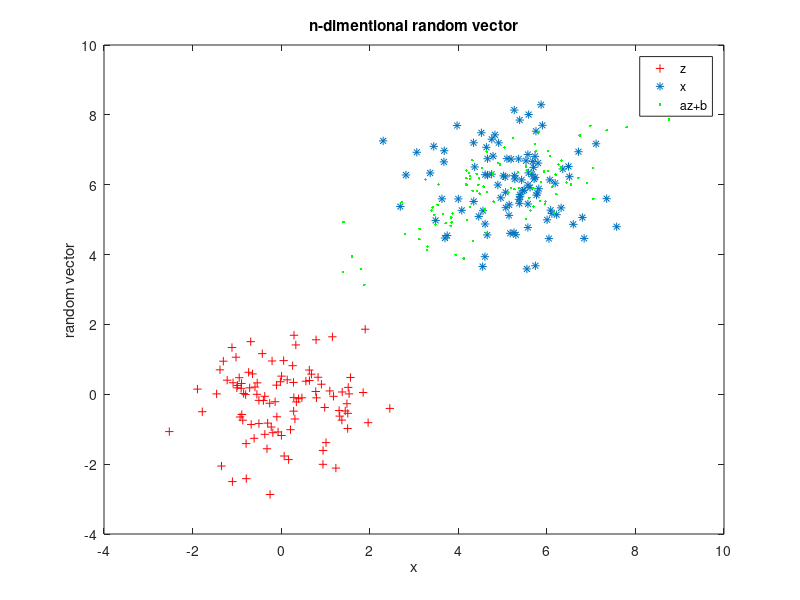

Write the MATLAB code that produced this figure.
clc; clear all;
N=100;
n=2;
uz = zeros(2,1);
sigma_z = eye(2,2);
z = mvnrnd(uz,sigma_z,N)
plot(z(:,1),z(:,2),'r+'),xlabel('x'),ylabel('random vector'),title('n-dimentional random vector')

hold on

A = [1 1; 0 1];
b = [5 6];
sigma_x = A.*A';
x = mvnrnd(b,sigma_x,N)
plot(x(:,1),x(:,2),'*')

xz = A * z' + b'.*ones([1,N])
plot(xz(1,:),xz(2,:),'g.'), legend('z','x','az+b')
